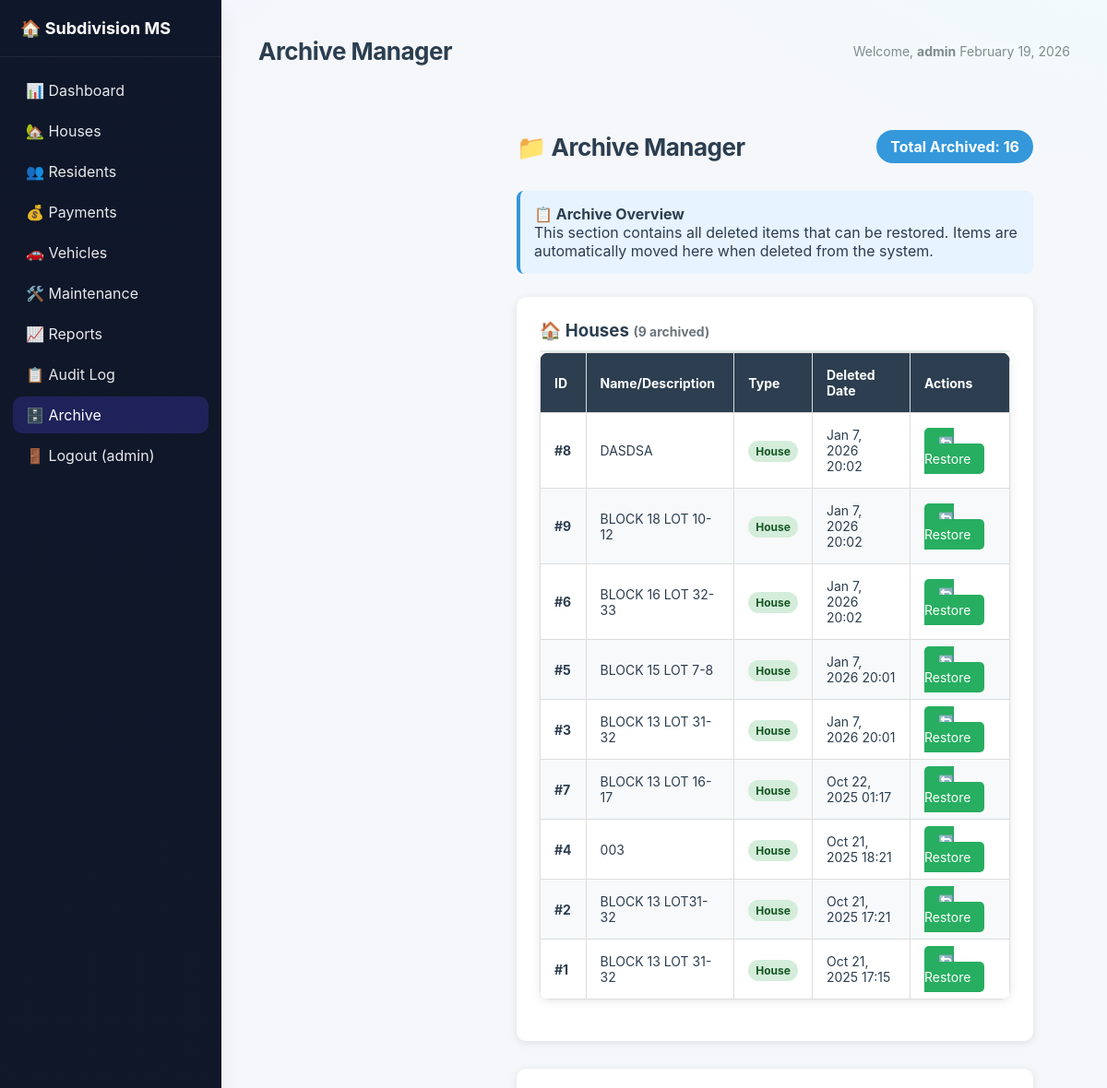
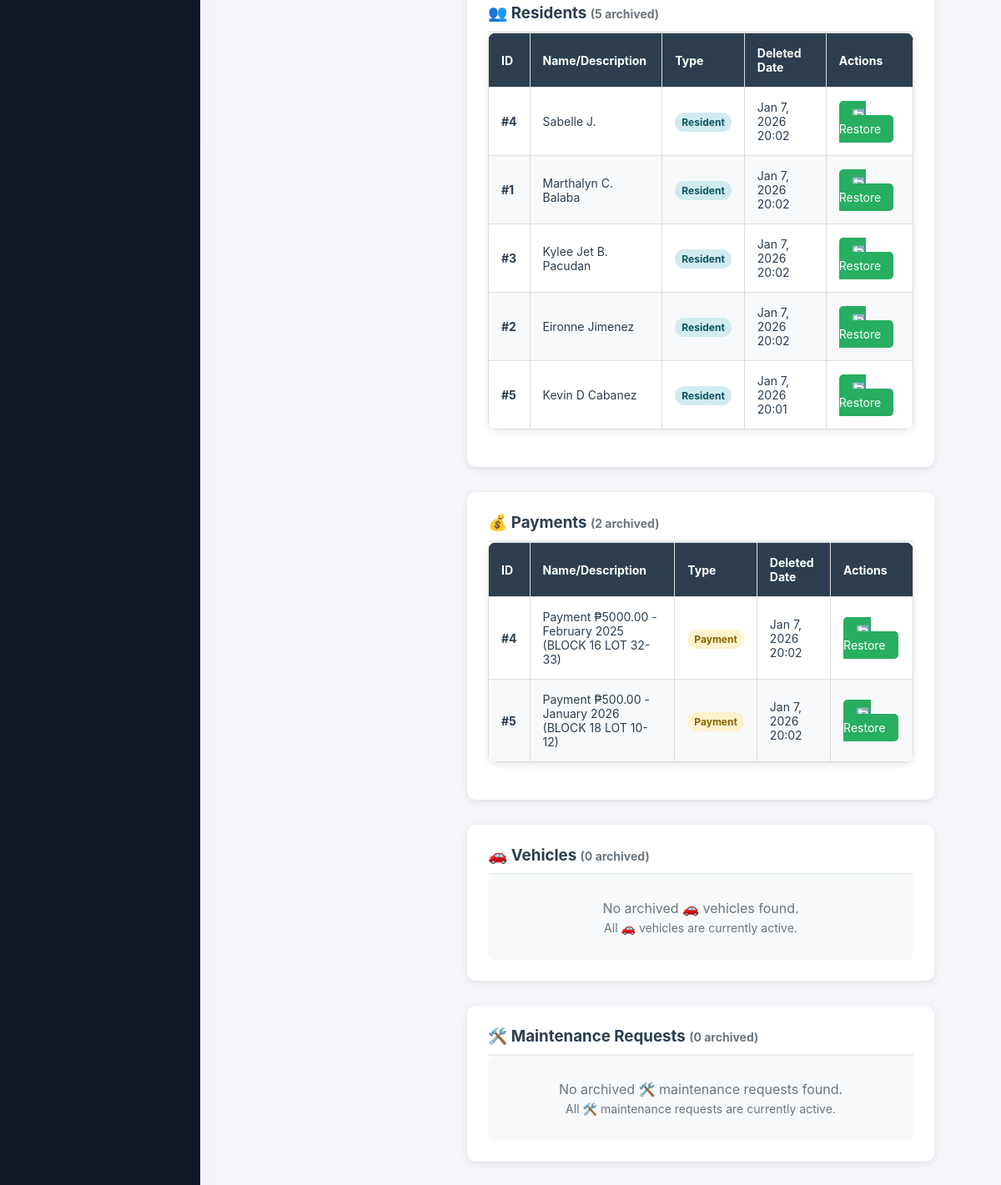
The app's page /archive_manager.php (signed in) with its own data (2 pictures, top to bottom).
### tables this page shows
CREATE TABLE `houses` (
  `id` int(11) NOT NULL,
  `house_number` varchar(100) NOT NULL,
  `owner_name` varchar(150) NOT NULL,
  `contact_number` varchar(20) DEFAULT NULL,
  `status` enum('Occupied','Vacant') NOT NULL DEFAULT 'Occupied',
  `is_deleted` tinyint(1) NOT NULL DEFAULT 0,
  `created_at` datetime DEFAULT current_timestamp(),
  `updated_at` datetime DEFAULT NULL,
  `deleted_at` datetime DEFAULT NULL
);

CREATE TABLE `residents` (
  `id` int(11) NOT NULL,
  `name` varchar(150) NOT NULL,
  `contact_number` varchar(20) DEFAULT NULL,
  `phone` varchar(20) DEFAULT NULL,
  `house_id` int(11) NOT NULL,
  `relationship` enum('Owner','Family','Tenant') NOT NULL,
  `date_of_birth` date DEFAULT NULL,
  `is_primary` tinyint(1) NOT NULL DEFAULT 0,
  `is_deleted` tinyint(1) NOT NULL DEFAULT 0,
  `created_at` datetime DEFAULT current_timestamp(),
  `updated_at` datetime DEFAULT NULL,
  `deleted_at` datetime DEFAULT NULL
);

CREATE TABLE `payments` (
  `id` int(11) NOT NULL,
  `house_id` int(11) NOT NULL,
  `amount` decimal(10,2) NOT NULL,
  `payment_date` date NOT NULL,
  `due_month` varchar(20) NOT NULL,
  `payment_type` varchar(50) NOT NULL,
  `status` varchar(20) NOT NULL,
  `description` text DEFAULT NULL,
  `is_deleted` tinyint(1) NOT NULL DEFAULT 0,
  `created_at` datetime DEFAULT current_timestamp(),
  `updated_at` datetime DEFAULT NULL,
  `deleted_at` datetime DEFAULT NULL
);

### archive_manager.php (the view, shortened to what this page needs)
<?php
$database = new Database();
$db = $database->getConnection();
$archived_items = [
    'houses' => [],
    'residents' => [],
    'payments' => [],
    'vehicles' => [],
    'maintenance_requests' => []
];
$total_archived = 0;
try {
    $query = "SELECT id, house_number as name, owner_name, 'House' as type, 'houses' as table_name, deleted_at FROM houses WHERE is_deleted = 1 ORDER BY deleted_at DESC";
    $stmt = $db->prepare($query);
    $stmt->execute();
    $archived_items['houses'] = $stmt->fetchAll(PDO::FETCH_ASSOC);
    $total_archived += count($archived_items['houses']);
} catch (PDOException $e) {
}
try {
    $query = "SELECT r.id, r.name, h.house_number, 'Resident' as type, 'residents' as table_name, r.deleted_at
              FROM residents r
              LEFT JOIN houses h ON r.house_id = h.id
              WHERE r.is_deleted = 1
              ORDER BY r.deleted_at DESC";
    $stmt = $db->prepare($query);
    $stmt->execute();
    $archived_items['residents'] = $stmt->fetchAll(PDO::FETCH_ASSOC);
    $total_archived += count($archived_items['residents']);
} catch (PDOException $e) {
}
try {
    $query = "SELECT p.id, CONCAT('Payment ₱', p.amount, ' - ', p.due_month, ' (', h.house_number, ')') as name, 'Payment' as type, 'payments' as table_name, p.deleted_at
              FROM payments p
              LEFT JOIN houses h ON p.house_id = h.id
              WHERE p.is_deleted = 1
              ORDER BY p.deleted_at DESC";
    $stmt = $db->prepare($query);
    $stmt->execute();
    $archived_items['payments'] = $stmt->fetchAll(PDO::FETCH_ASSOC);
    $total_archived += count($archived_items['payments']);
} catch (PDOException $e) {
}
try {
    $query = "SELECT v.id, CONCAT(v.plate_number, ' (', v.model, ') - ', h.house_number) as name, 'Vehicle' as type, 'vehicles' as table_name, v.deleted_at
              FROM vehicles v
              LEFT JOIN houses h ON v.house_id = h.id
              WHERE v.is_deleted = 1
              ORDER BY v.deleted_at DESC";
    $stmt = $db->prepare($query);
    $stmt->execute();
    $archived_items['vehicles'] = $stmt->fetchAll(PDO::FETCH_ASSOC);
    $total_archived += count($archived_items['vehicles']);
} catch (PDOException $e) {
}
try {
    $query = "SELECT mr.id, CONCAT('Maintenance: ', mr.title, ' - ', h.house_number) as name,
              'Maintenance' as type, 'maintenance_requests' as table_name, mr.deleted_at
              FROM maintenance_requests mr
              LEFT JOIN houses h ON mr.house_id = h.id
              WHERE mr.is_deleted = 1
              ORDER BY mr.deleted_at DESC";
    $stmt = $db->prepare($query);
    $stmt->execute();
    $archived_items['maintenance_requests'] = $stmt->fetchAll(PDO::FETCH_ASSOC);
    $total_archived += count($archived_items['maintenance_requests']);
} catch (PDOException $e) {
}
?>
<!DOCTYPE html>
<html lang="en">
<head>
    <link rel="stylesheet" href="assets/css/style.css">
</head>
<body>
    <div class="container">
        <?php include("includes/header.php"); ?>
        <div class="main-content">
            <div class="page-header">
                <h1>📁 Archive Manager</h1>
                <div class="total-count">Total Archived: <strong><?php echo $total_archived; ?></strong></div>
            </div>
            <div
                style="background: #e7f3ff; padding: 15px; border-radius: 8px; margin-bottom: 25px; border-left: 4px solid #3498db;">
                <p><strong>📋 Archive Overview</strong><br>
                    This section contains all deleted items that can be restored. Items are automatically moved here
                    when deleted from the system.</p>
            </div>
            <?php
            $tables = [
                'houses' => '🏠 Houses',
                'residents' => '👥 Residents',
                'payments' => '💰 Payments',
                'vehicles' => '🚗 Vehicles',
                'maintenance_requests' => '🛠️ Maintenance Requests'
            ];
            foreach ($tables as $type => $label):
                $items = $archived_items[$type] ?? [];
                $count = count($items);
                ?>
                <div class="archive-section">
                    <h3><?php echo $label; ?> <span style="color: #6c757d; font-size: 14px;">(<?php echo $count; ?>
                            archived)</span></h3>
                    <?php if ($count > 0): ?>
                        <table class="archive-table">
                            <thead>
                                <tr>
                                    <th>ID</th>
                                    <th>Name/Description</th>
                                    <th>Type</th>
                                    <th>Deleted Date</th>
                                    <th>Actions</th>
                                </tr>
                            </thead>
                            <tbody>
                                <?php foreach ($items as $item): ?>
                                    <tr>
                                        <td><strong>#<?php echo $item['id']; ?></strong></td>
                                        <td><?php echo htmlspecialchars($item['name']); ?></td>
                                        <td>
                                            <span class="type-badge type-<?php echo strtolower($item['type']); ?>">
                                                <?php echo $item['type']; ?>
                                            </span>
                                        </td>
                                        <td class="timestamp">
                                            <?php echo $item['deleted_at'] ? date('M j, Y H:i', strtotime($item['deleted_at'])) : 'Unknown'; ?>
                                        </td>
                                        <td>
                                            <a href="?restore=<?php echo $item['id']; ?>&table=<?php echo $item['table_name']; ?>"
                                                class="restore-btn"
                                                onclick="return confirm('Are you sure you want to restore this <?php echo strtolower($item['type']); ?>? It will be moved back to the active records.')">
                                                🔄 Restore
                                            </a>
                                        </td>
                                    </tr>
                                <?php endforeach; ?>
                            </tbody>
                        </table>
                    <?php else: ?>
                        <div class="empty-state">
                            <p>No archived <?php echo strtolower($label); ?> found.</p>
                            <p style="font-size: 14px; margin-top: 5px;">All <?php echo strtolower($label); ?> are currently
                                active.</p>
                        </div>
                    <?php endif; ?>
                </div>
            <?php endforeach; ?>
        </div>
    </div>
    <?php include("includes/footer.php"); ?>
</body>
</html>

### assets/css/style.css (style rules this page uses)
* { margin: 0; padding: 0; box-sizing: border-box; }
:root { --bg: #f5f7fb; --panel: #ffffff; --text: #2c3e50; --muted: #7f8c8d; --brand: #4f46e5; --brand-600: #4f46e5; --brand-700: #4338ca; --accent: #10b981; --danger: #ef4444; --warning: #f59e0b; --border: #e6e8ee; --shadow: 0 10px 25px rgba(0,0,0,0.06); --radius: 12px; }
body { font-family: "Inter", "Poppins", system-ui, -apple-system, Segoe UI, Roboto, Arial, sans-serif; color: var(--text); background: radial-gradient(1200px 800px at -10% -10%, #eef2ff 0%, transparent 60%), radial-gradient(1200px 800px at 110% -10%, #ecfeff 0%, transparent 60%), var(--bg); -webkit-font-smoothing: antialiased; -moz-osx-font-smoothing: grayscale; }
a { color: var(--brand-600); text-decoration: none; }
.container { display: flex; min-height: 100vh; }
.main-content { flex-grow: 1; padding: 40px; margin-left: 240px; }
.page-header { display: flex; align-items: center; justify-content: space-between; margin-bottom: 22px; }
.page-header h1 { font-size: 26px; letter-spacing: -0.02em; }
table { width: 100%; border-collapse: collapse; background: var(--panel); border-radius: var(--radius); overflow: hidden; box-shadow: var(--shadow); }
thead th { background: #1f2937; color: #fff; text-align: left; font-weight: 700; padding: 14px 16px; font-size: 14px; }
tbody td { padding: 14px 16px; border-bottom: 1px solid var(--border); font-size: 14px; }
tbody tr:nth-child(even) { background: #fafbff; }

### archive_manager.php (style rules this page uses)
.archive-table { width: 100%; border-collapse: collapse; margin-bottom: 20px; background: white; border-radius: 10px; overflow: hidden; box-shadow: 0 2px 10px rgba(0, 0, 0, 0.1); }
.archive-table th, .archive-table td { border: 1px solid #ddd; padding: 15px; text-align: left; }
.archive-table th { background-color: #2c3e50; color: white; font-weight: bold; }
.archive-table tr:nth-child(even) { background-color: #f8f9fa; }
.restore-btn { background: #27ae60; color: white; padding: 8px 15px; text-decoration: none; border-radius: 5px; border: none; cursor: pointer; font-size: 14px; transition: background 0.3s; }
.archive-section { margin-bottom: 30px; padding: 25px; background: white; border-radius: 10px; box-shadow: 0 2px 10px rgba(0, 0, 0, 0.1); }
.archive-section h3 { margin-top: 0; color: #2c3e50; border-bottom: 2px solid #ecf0f1; padding-bottom: 10px; }
.page-header { display: flex; justify-content: space-between; align-items: center; margin-bottom: 30px; }
.total-count { background: #3498db; color: white; padding: 8px 15px; border-radius: 20px; font-weight: bold; }
.empty-state { text-align: center; padding: 30px; background: #f8f9fa; border-radius: 8px; color: #6c757d; }
.type-badge { padding: 4px 8px; border-radius: 12px; font-size: 12px; font-weight: bold; }
.type-house { background: #d4edda; color: #155724; }
.type-resident { background: #d1ecf1; color: #0c5460; }
.type-payment { background: #fff3cd; color: #856404; }

### records on screen
houses: id "8", house_number "DASDSA", type "House", deleted_at "Jan 7, 2026 20:02"
houses: id "9", house_number "BLOCK 18 LOT 10-12", type "House", deleted_at "Jan 7, 2026 20:02"
houses: id "6", house_number "BLOCK 16 LOT 32-33", type "House", deleted_at "Jan 7, 2026 20:02"
houses: id "5", house_number "BLOCK 15 LOT 7-8", type "House", deleted_at "Jan 7, 2026 20:01"
houses: id "3", house_number "BLOCK 13 LOT 31-32", type "House", deleted_at "Jan 7, 2026 20:01"
houses: id "7", house_number "BLOCK 13 LOT 16-17", type "House", deleted_at "Oct 22, 2025 01:17"
houses: id "4", house_number "003", type "House", deleted_at "Oct 21, 2025 18:21"
houses: id "2", house_number "BLOCK 13 LOT31-32", type "House", deleted_at "Oct 21, 2025 17:21"
houses: id "1", house_number "BLOCK 13 LOT 31-32", type "House", deleted_at "Oct 21, 2025 17:15"
residents: id "4", name "Sabelle J.", type "Resident", deleted_at "Jan 7, 2026 20:02"
residents: id "1", name "Marthalyn C. Balaba", type "Resident", deleted_at "Jan 7, 2026 20:02"
residents: id "3", name "Kylee Jet B. Pacudan", type "Resident", deleted_at "Jan 7, 2026 20:02"
residents: id "2", name "Eironne Jimenez", type "Resident", deleted_at "Jan 7, 2026 20:02"
residents: id "5", name "Kevin D Cabanez", type "Resident", deleted_at "Jan 7, 2026 20:01"
payments: id "4", name "Payment ₱5000.00 - February 2025 (BLOCK 16 LOT 32-33)", type "Payment", deleted_at "Jan 7, 2026 20:02"
payments: id "5", name "Payment ₱500.00 - January 2026 (BLOCK 18 LOT 10-12)", type "Payment", deleted_at "Jan 7, 2026 20:02"

### other values on screen
$username "admin"
$pageTitles[$currentFile] "Archive Manager"
$total_archived "16"
$label "🏠 Houses"
$count "9"
$label "👥 Residents"
$count "5"
$label "💰 Payments"
$count "2"
$label "🚗 Vehicles"
$count "0"
$label "🚗 vehicles"
$label "🛠️ Maintenance Requests"
$label "🛠️ maintenance requests"
